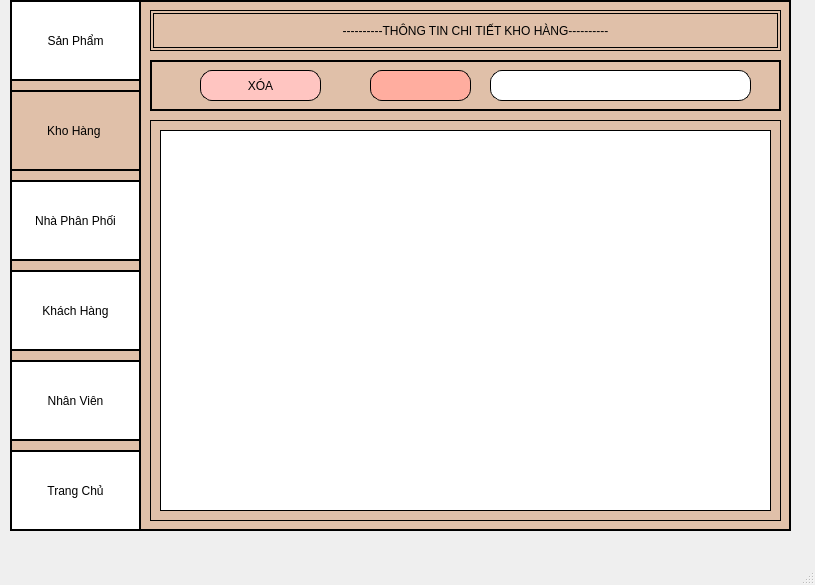
<?xml version="1.0" encoding="UTF-8"?>
<ui version="4.0">
 <class>MainWindow</class>
 <widget class="QMainWindow" name="MainWindow">
  <property name="geometry">
   <rect>
    <x>0</x>
    <y>0</y>
    <width>815</width>
    <height>585</height>
   </rect>
  </property>
  <property name="windowTitle">
   <string>MainWindow</string>
  </property>
  <widget class="QWidget" name="centralwidget">
   <widget class="QFrame" name="frame2">
    <property name="geometry">
     <rect>
      <x>10</x>
      <y>0</y>
      <width>781</width>
      <height>531</height>
     </rect>
    </property>
    <property name="styleSheet">
     <string notr="true">border: 2px solid  black;
background-color: #E0C0A9; /* Màu trung tính, dễ chịu */
</string>
    </property>
    <property name="frameShape">
     <enum>QFrame::StyledPanel</enum>
    </property>
    <property name="frameShadow">
     <enum>QFrame::Raised</enum>
    </property>
    <widget class="QFrame" name="frame_2">
     <property name="geometry">
      <rect>
       <x>0</x>
       <y>0</y>
       <width>131</width>
       <height>531</height>
      </rect>
     </property>
     <property name="styleSheet">
      <string notr="true">border: 2px outset  black;</string>
     </property>
     <property name="frameShape">
      <enum>QFrame::StyledPanel</enum>
     </property>
     <property name="frameShadow">
      <enum>QFrame::Raised</enum>
     </property>
     <widget class="QPushButton" name="btnsanpham_2">
      <property name="geometry">
       <rect>
        <x>0</x>
        <y>0</y>
        <width>131</width>
        <height>81</height>
       </rect>
      </property>
      <property name="cursor">
       <cursorShape>PointingHandCursor</cursorShape>
      </property>
      <property name="styleSheet">
       <string notr="true">border: 2px ridge black;
background-color: #FFF; </string>
      </property>
      <property name="text">
       <string>Sản Phẩm</string>
      </property>
      <property name="icon">
       <iconset>
        <normaloff>../../Hình ảnh/Cuộn phim/logo.jpg</normaloff>../../Hình ảnh/Cuộn phim/logo.jpg</iconset>
      </property>
      <property name="iconSize">
       <size>
        <width>40</width>
        <height>38</height>
       </size>
      </property>
     </widget>
     <widget class="QPushButton" name="btnkhohang_2">
      <property name="geometry">
       <rect>
        <x>0</x>
        <y>90</y>
        <width>131</width>
        <height>81</height>
       </rect>
      </property>
      <property name="cursor">
       <cursorShape>PointingHandCursor</cursorShape>
      </property>
      <property name="styleSheet">
       <string notr="true">border: 2px ridge black;
background-color: #E0C0A9;</string>
      </property>
      <property name="text">
       <string>Kho Hàng </string>
      </property>
      <property name="icon">
       <iconset>
        <normaloff>../../Hình ảnh/Cuộn phim/giohang1.png</normaloff>../../Hình ảnh/Cuộn phim/giohang1.png</iconset>
      </property>
      <property name="iconSize">
       <size>
        <width>40</width>
        <height>38</height>
       </size>
      </property>
     </widget>
     <widget class="QPushButton" name="btnnhaphanphoi_2">
      <property name="geometry">
       <rect>
        <x>0</x>
        <y>180</y>
        <width>131</width>
        <height>81</height>
       </rect>
      </property>
      <property name="cursor">
       <cursorShape>PointingHandCursor</cursorShape>
      </property>
      <property name="styleSheet">
       <string notr="true">border: 2px ridge black;
background-color: #fff;</string>
      </property>
      <property name="text">
       <string>Nhà Phân Phối</string>
      </property>
      <property name="icon">
       <iconset>
        <normaloff>../../Hình ảnh/Cuộn phim/nhaphaphoi.jpg</normaloff>../../Hình ảnh/Cuộn phim/nhaphaphoi.jpg</iconset>
      </property>
      <property name="iconSize">
       <size>
        <width>40</width>
        <height>38</height>
       </size>
      </property>
     </widget>
     <widget class="QPushButton" name="btnkhachhang_2">
      <property name="geometry">
       <rect>
        <x>0</x>
        <y>270</y>
        <width>131</width>
        <height>81</height>
       </rect>
      </property>
      <property name="cursor">
       <cursorShape>PointingHandCursor</cursorShape>
      </property>
      <property name="styleSheet">
       <string notr="true">border: 2px ridge black;
background-color: #fff;</string>
      </property>
      <property name="text">
       <string>Khách Hàng</string>
      </property>
      <property name="icon">
       <iconset>
        <normaloff>../../Hình ảnh/Cuộn phim/khachhang.jpg</normaloff>../../Hình ảnh/Cuộn phim/khachhang.jpg</iconset>
      </property>
      <property name="iconSize">
       <size>
        <width>40</width>
        <height>38</height>
       </size>
      </property>
     </widget>
     <widget class="QPushButton" name="btnnhanvien_2">
      <property name="geometry">
       <rect>
        <x>0</x>
        <y>360</y>
        <width>131</width>
        <height>81</height>
       </rect>
      </property>
      <property name="cursor">
       <cursorShape>PointingHandCursor</cursorShape>
      </property>
      <property name="styleSheet">
       <string notr="true">border: 2px ridge black;
background-color: #fff;</string>
      </property>
      <property name="text">
       <string>Nhân Viên</string>
      </property>
      <property name="icon">
       <iconset>
        <normaloff>../../Hình ảnh/Cuộn phim/nhanvien.png</normaloff>../../Hình ảnh/Cuộn phim/nhanvien.png</iconset>
      </property>
      <property name="iconSize">
       <size>
        <width>40</width>
        <height>38</height>
       </size>
      </property>
     </widget>
     <widget class="QPushButton" name="btntrangchu_2">
      <property name="geometry">
       <rect>
        <x>0</x>
        <y>450</y>
        <width>131</width>
        <height>81</height>
       </rect>
      </property>
      <property name="cursor">
       <cursorShape>PointingHandCursor</cursorShape>
      </property>
      <property name="styleSheet">
       <string notr="true">border: 2px ridge black;
background-color: #fff;</string>
      </property>
      <property name="text">
       <string>Trang Chủ</string>
      </property>
      <property name="icon">
       <iconset>
        <normaloff>../../Hình ảnh/Cuộn phim/home.ico</normaloff>../../Hình ảnh/Cuộn phim/home.ico</iconset>
      </property>
      <property name="iconSize">
       <size>
        <width>40</width>
        <height>38</height>
       </size>
      </property>
     </widget>
    </widget>
    <widget class="QFrame" name="frame">
     <property name="geometry">
      <rect>
       <x>140</x>
       <y>10</y>
       <width>631</width>
       <height>41</height>
      </rect>
     </property>
     <property name="styleSheet">
      <string notr="true">border: 4px double black;
</string>
     </property>
     <property name="frameShape">
      <enum>QFrame::StyledPanel</enum>
     </property>
     <property name="frameShadow">
      <enum>QFrame::Raised</enum>
     </property>
     <widget class="QLabel" name="label">
      <property name="geometry">
       <rect>
        <x>130</x>
        <y>10</y>
        <width>371</width>
        <height>21</height>
       </rect>
      </property>
      <property name="styleSheet">
       <string notr="true">border: none;
 text-align: center;
</string>
      </property>
      <property name="text">
       <string>      ----------THÔNG TIN CHI TIẾT KHO HÀNG----------</string>
      </property>
      <property name="alignment">
       <set>Qt::AlignCenter</set>
      </property>
     </widget>
    </widget>
    <widget class="QFrame" name="frame_10">
     <property name="geometry">
      <rect>
       <x>140</x>
       <y>120</y>
       <width>631</width>
       <height>401</height>
      </rect>
     </property>
     <property name="styleSheet">
      <string notr="true">border: 1px solid black;</string>
     </property>
     <property name="frameShape">
      <enum>QFrame::StyledPanel</enum>
     </property>
     <property name="frameShadow">
      <enum>QFrame::Raised</enum>
     </property>
     <widget class="QTableWidget" name="tableload">
      <property name="geometry">
       <rect>
        <x>10</x>
        <y>10</y>
        <width>611</width>
        <height>381</height>
       </rect>
      </property>
      <property name="styleSheet">
       <string notr="true">border: 1px solid black;
background-color: #fff;</string>
      </property>
     </widget>
    </widget>
    <widget class="QFrame" name="frame_3">
     <property name="geometry">
      <rect>
       <x>140</x>
       <y>60</y>
       <width>631</width>
       <height>51</height>
      </rect>
     </property>
     <property name="frameShape">
      <enum>QFrame::StyledPanel</enum>
     </property>
     <property name="frameShadow">
      <enum>QFrame::Raised</enum>
     </property>
     <widget class="QPushButton" name="btnxoa">
      <property name="geometry">
       <rect>
        <x>50</x>
        <y>10</y>
        <width>121</width>
        <height>31</height>
       </rect>
      </property>
      <property name="cursor">
       <cursorShape>PointingHandCursor</cursorShape>
      </property>
      <property name="styleSheet">
       <string notr="true">border: 1px solid black;
background-color: #FFC5C1; 
border-radius: 12px;</string>
      </property>
      <property name="text">
       <string>XÓA</string>
      </property>
     </widget>
     <widget class="QPushButton" name="btntimkiem">
      <property name="geometry">
       <rect>
        <x>220</x>
        <y>10</y>
        <width>101</width>
        <height>31</height>
       </rect>
      </property>
      <property name="cursor">
       <cursorShape>PointingHandCursor</cursorShape>
      </property>
      <property name="styleSheet">
       <string notr="true">border: 1px solid black;
background-color: #FFAD9F; 
border-radius: 12px;</string>
      </property>
      <property name="text">
       <string/>
      </property>
      <property name="icon">
       <iconset>
        <normaloff>../../Hình ảnh/Cuộn phim/2093656_seach_look_search_see_icon.ico</normaloff>../../Hình ảnh/Cuộn phim/2093656_seach_look_search_see_icon.ico</iconset>
      </property>
     </widget>
     <widget class="QLineEdit" name="txttimkiem">
      <property name="geometry">
       <rect>
        <x>340</x>
        <y>10</y>
        <width>261</width>
        <height>31</height>
       </rect>
      </property>
      <property name="styleSheet">
       <string notr="true">border: 1px solid black;
background-color: #fff; 
border-radius: 12px;</string>
      </property>
     </widget>
    </widget>
   </widget>
  </widget>
  <widget class="QMenuBar" name="menubar">
   <property name="geometry">
    <rect>
     <x>0</x>
     <y>0</y>
     <width>815</width>
     <height>21</height>
    </rect>
   </property>
  </widget>
  <widget class="QStatusBar" name="statusbar"/>
 </widget>
 <resources/>
 <connections/>
</ui>
